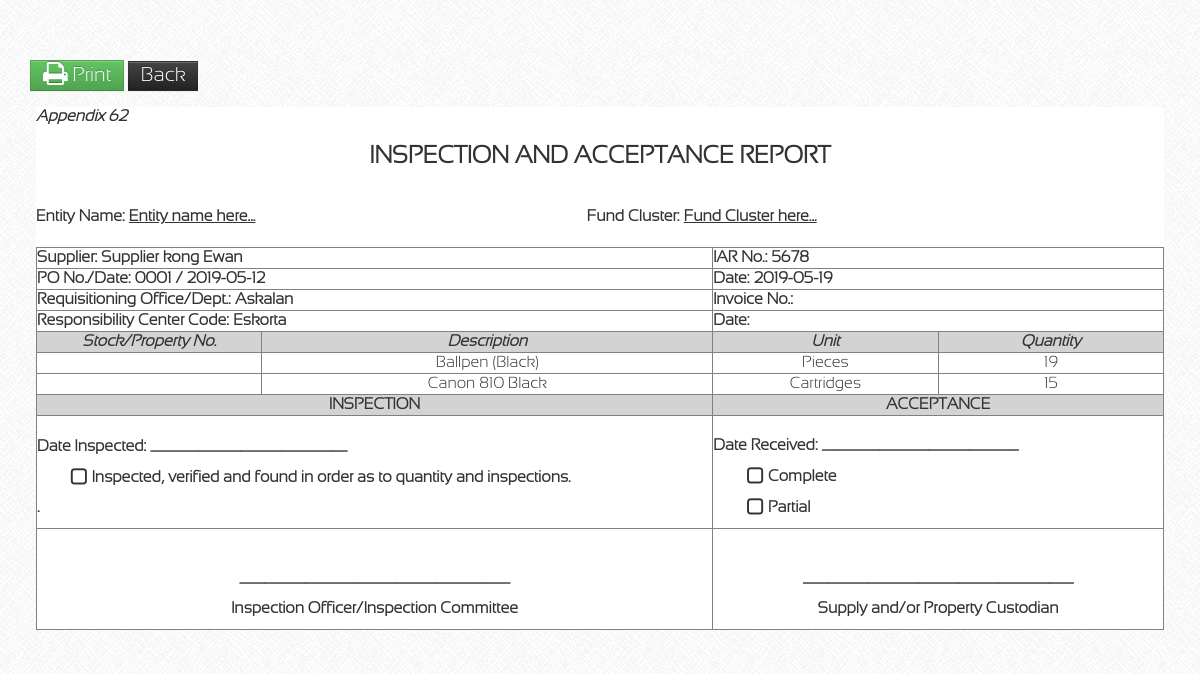
/admin/inspection-preview.php?iar_No=5678&POno=0001 (signed in), run on the app's committed database.
### tables this page shows
CREATE TABLE `tbl_iar` (
  `iar_ID` int(11) NOT NULL,
  `iar_No` int(150) NOT NULL,
  `iar_Date` date NOT NULL,
  `invoice_No` int(150) NOT NULL,
  `inv_Date` date NOT NULL,
  `Year` int(11) NOT NULL,
  `supplier` varchar(350) NOT NULL,
  `POno` varchar(25) NOT NULL,
  `po_Date` date NOT NULL,
  `rod` varchar(350) NOT NULL,
  `rcc` varchar(25) NOT NULL
);

CREATE TABLE `tbl_iar_items` (
  `iar_itemsID` int(11) NOT NULL,
  `Year` int(11) NOT NULL,
  `POno` varchar(20) NOT NULL,
  `SPno` varchar(20) NOT NULL,
  `Unit` varchar(300) NOT NULL,
  `ItemDescription` varchar(350) NOT NULL,
  `Quantity` int(11) NOT NULL
);

### admin/inspection-preview.php (the view, shortened to what this page needs)
<?php include('header.php'); ?>
<div class="span12">
	<a class = "btn btn-success" onclick="window.print();" style="font-size:20px";><i class="icon-print icon-large"></i> Print</a>
	<a class = "btn btn-inverse" href="inspection-main.php" style="font-size:20px";>Back</a>
</div>
<?php
	$iar_No = $_GET['iar_No'];
	$POno = $_GET['POno'];
	$qry = mysql_query("SELECT * FROM tbl_iar JOIN tbl_iar_items USING (POno) WHERE POno = '$POno'")or die(mysql_error());
	while($row = mysql_fetch_array($qry)) {
		$iar_No = $row['iar_No'];
		$iar_Date = $row['iar_Date'];
		$supplier = $row['supplier'];
		$POno = $row['POno'];
		$po_Date = $row['po_Date'];
		$rod = $row['rod'];
		$rcc = $row['rcc'];
	}
?>
<body style="font-size:12pt;">
<div class="container-fluid">
    <div class="row-fluid">
		<div class="span12" id="content">
			<div class="row-fluid">
				<div class="block-content collapse in" style="background-color: #fff;">
					<div class="span12" id="content">
						<p><i><b>Appendix 62</b></i></p>
						<p colspan="6"><h3 style="text-align: center;">
							INSPECTION AND ACCEPTANCE REPORT</h3></p>
						<br/>
						<div style="display: block; page-break-after: always;">
						<table cellpadding="0" id="" cellspacing="0" border="0" class="display" style="background-color: #fff; width:100%;">
							<tr>
								<th colspan="2" style="text-align:left;">Entity Name: <u><?php echo "Entity name here..."; ?></u></th>
								<th colspan="2" style="text-align:left;">Fund Cluster: <u><?php echo "Fund Cluster here..."; ?></u></th>
							</tr>
							</table><br/>
							<table cellpadding="0" id="" cellspacing="0" border="1" class="display" style="background-color: #fff; width:100%;">
								<thead>
									<tr>
										<th colspan="2" style="text-align:left;">Supplier: <?php echo $supplier; ?></th>
										<th colspan="2" style="text-align:left;">IAR No.: <?php echo $iar_No; ?></th>
									</tr>
									<tr>
										<th colspan="2" style="text-align:left;">PO No./Date: <?php echo $POno.' / '.$po_Date ; ?></th>
										<th colspan="2" style="text-align:left;">Date: <?php echo $iar_Date; ?></th>
									</tr>
									<tr>
										<th colspan="2" style="text-align:left;">Requisitioning Office/Dept.: <?php echo $rod; ?></th>
										<th colspan="2" style="text-align:left;">Invoice No.: </th>
									</tr>
									<tr>
										<th colspan="2" style="text-align:left;">Responsibility Center Code: <?php echo $rcc; ?></th>
										<th colspan="2" style="text-align:left;">Date: </th>
									</tr>
								</thead>
								<tbody>
									<tr>
										<td style="width:20%; text-align:center; background-color:lightgrey;"><i><b>Stock/Property No.</b></i></td>
										<td style="width:40%; text-align:center; background-color:lightgrey;"><i><b>Description</b></i></td>
										<td style="width:20%; text-align:center; background-color:lightgrey;"><i><b>Unit</b></i></td>
										<td style="width:20%; text-align:center; background-color:lightgrey;"><i><b>Quantity</b></i></td>
									</tr>
									<?php
										$qry1 = mysql_query("SELECT *, SUM(Quantity) as Quantity FROM  tbl_iar_items WHERE POno = '$POno' GROUP BY ItemDescription")or die(mysql_error());
										while($row = mysql_fetch_array($qry1)) {
											$SPno = $row['SPno'];
											$Unit = $row['Unit'];
											$ItemDescription = $row['ItemDescription'];
											$Quantity = $row['Quantity'];
									?>
									<tr>
										<td style="text-align:center;"><?php echo $SPno; ?></td>
										<td style="text-align:center;"><?php echo $ItemDescription; ?></td>
										<td style="text-align:center;"><?php echo $Unit; ?></td>
										<td style="text-align:center;"><?php echo $Quantity; ?></td>
									</tr>
									<?php
										}
									?>
								</tbody>
								<thead>
									<tr>
										<th colspan="2" style="text-align:center; background-color:lightgrey;">INSPECTION</th>
										<th colspan="2" style="text-align:center; background-color:lightgrey;">ACCEPTANCE</th>
									</tr>
									<tr>
										<th colspan="2" style="text-align:left;">
											<br/>
											<p><b>Date Inspected: ________________________</b></p>
											<p style="text-indent: 2em;"><b><span style='font-size:20px;'>&#9634;</span> Inspected, verified and found in order as to quantity and inspections.</b></p>
											<p>.</p>
										</th>
										<th colspan="2" style="text-align:left;">
											<br/>
											<p><b>Date Received: ________________________</b><br/></p>
											<p style="text-indent: 2em;"><b><span style='font-size:20px;'>&#9634;</span> Complete</b></p>
											<p style="text-indent: 2em;"><b><span style='font-size:20px;'>&#9634;</span> Partial</b></p>
										</th>
									</tr>
									<tr>
										<th colspan="2" style="text-align:center;">
											<br/><br/>
											<p>_________________________________</p>
											<p>Inspection Officer/Inspection Committee</p>
										</th>
										<th colspan="2" style="text-align:center;">
											<br/><br/>
											<p>_________________________________</p>
											<p>Supply and/or Property Custodian</p>
										</th>
									</tr>
								</thead>
							</table>
						</div>
					</div>
				</div>
			</div>
		</div>
	</div>
</div>
</body>

### assets/styles.css (style rules this page uses)
body { padding-top: 60px; padding-bottom: 40px; background-color: #f5f5f5; }
#content { margin-left:0px; }
.block-content { margin: 1em; min-height: .25em; }

### data on the page
tbl_iar: supplier "Supplier kong Ewan", iar_No "5678", POno "0001", po_Date "2019-05-12", iar_Date "2019-05-19", rod "Askalan", rcc "Eskorta"
tbl_iar_items: ItemDescription "Ballpen (Black)", Unit "Pieces", Quantity "19"
tbl_iar_items: ItemDescription "Canon 810 Black", Unit "Cartridges", Quantity "15"
